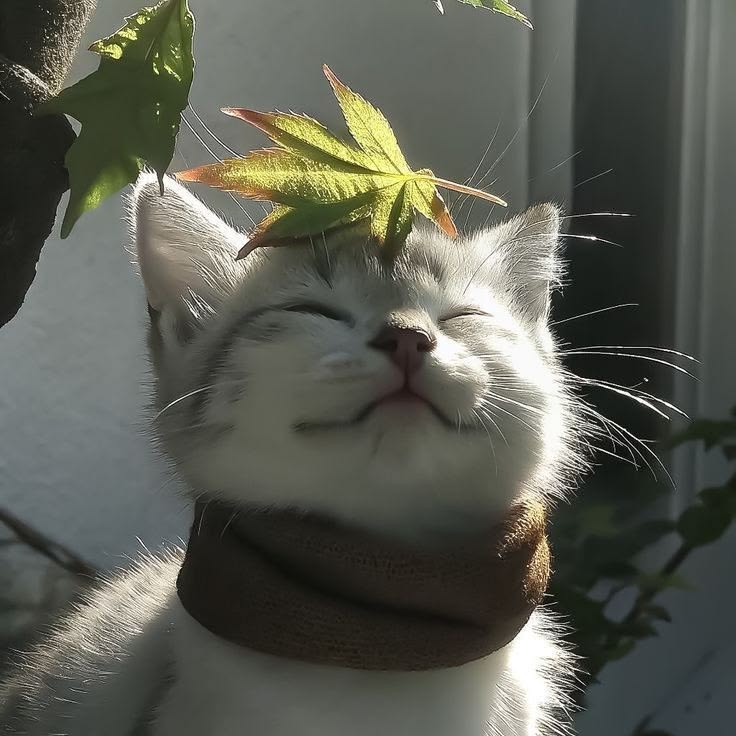
#> input picture Test_ims/896f98f3abf5b0a9bbfcb500700a0c84.jpg, 736 x 736 px
$ python -i style_signature.py   (imports and definitions only)   (older library calls are emulated)
#> lines starting #> are read from the running program, lines starting #| are printed output that depends on the picture; after the words box and inside, x2 and y2 are one past the last pixel; in counts of white or black regions, pixels touching at a corner belong together
#> further down, picture is the input picture: PIL image 736x736 RGB; mean R, G, B 89.8, 91.8, 82.1
from __future__ import annotations

from dataclasses import dataclass

import cv2
import numpy as np
from PIL import Image

FACTOR_ORDER = ("palette", "tone", "stroke_orientation", "texture")


def _l1_histogram(values: np.ndarray, bins: int, value_range: tuple[float, float]) -> np.ndarray:
    histogram, _ = np.histogram(values.reshape(-1), bins=bins, range=value_range)
    result = histogram.astype(np.float32)
    total = float(result.sum())
    return result / total if total > 0 else result


# [10 lines left out: functions _normalized, _histogram_intersection, not called in this run]


@dataclass(frozen=True, slots=True)
class StyleSignature:
    palette: np.ndarray
    tone: np.ndarray
    stroke_orientation: np.ndarray
    texture: np.ndarray

    # [10 lines left out: function vector, not called in this run]


class DiagnosticStyleEmbeddingProvider:
    """Content-agnostic-ish visual-style diagnostics with no learned weights.

    The descriptor deliberately exposes its factors. It is useful as a transparent fallback
    and UI explanation layer, but it must never be represented as an artist-attribution model.
    """

    name = "diagnostic-style-signature-v1"
    model_identity = "CREATORPROOF_DIAGNOSTIC_STYLE_SIGNATURE_V1"
    preprocessing_identity = "PALETTE_TONE_EDGE_TEXTURE_256_V1"
    dimensions = 236
    learned = False
    device = "cpu"

    @property
    def available(self) -> bool:
        return True

    @property
    def unavailable_reason(self) -> None:
        return None

    # [8 lines left out: function status, not called in this run]

    def embed(self, image: Image.Image) -> np.ndarray:
        return style_signature(image).vector()

    def embed_many(self, images: list[Image.Image]) -> list[np.ndarray]:
        return [self.embed(image) for image in images]

    # [5 lines left out: function similarity, not called in this run]


def style_signature(image: Image.Image) -> StyleSignature:
    rgb = np.asarray(image.convert("RGB").resize((256, 256), Image.Resampling.LANCZOS))
    hsv = cv2.cvtColor(rgb, cv2.COLOR_RGB2HSV)
#> hsv: shape (256, 256, 3); mean H, S, V 46.6, 36.9, 93.3
    gray = cv2.cvtColor(rgb, cv2.COLOR_RGB2GRAY)

    # 3-D HSV color distribution: hue receives more resolution than saturation/value.
    palette, _ = np.histogramdd(
        hsv.reshape(-1, 3),
        bins=(12, 4, 4),
        range=((0, 180), (0, 256), (0, 256)),
    )
    palette = palette.astype(np.float32).reshape(-1)
#> palette = 192 values, max 12499 at index 33, min 0 at index 13, mean 341.3
    palette /= max(float(palette.sum()), 1.0)
#> palette = 192 values, max 0.191 at index 33, min 0 at index 13, mean 0.00521

    tone = _l1_histogram(gray, bins=16, value_range=(0, 256))
#> in _l1_histogram, `histogram, _ = np.histogram(values.reshape(-1), bins=bins, range=value..`: histogram = [61, 5798, 7882, 8160, 9077, 8999, 7566, 6722, 3802, 1437, 1116, 1065, 1068, 1001, 703, 1079]
#> in _l1_histogram, `result = histogram.astype(np.float32)`: result has the same summary as histogram
#> in _l1_histogram, `total = float(result.sum())`: total = 65536
#> tone = [0.000931, 0.0885, 0.12, 0.125, 0.139, 0.137, 0.115, 0.103, 0.058, 0.0219, 0.017, 0.0163, 0.0163, 0.0153, 0.0107, 0.0165]

    gray_float = gray.astype(np.float32) / 255.0
    gradient_x = cv2.Sobel(gray_float, cv2.CV_32F, 1, 0, ksize=3)
    gradient_y = cv2.Sobel(gray_float, cv2.CV_32F, 0, 1, ksize=3)
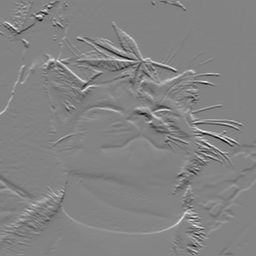
#> gradient_y: shape (256, 256) float32; min -2.84, max 2.68, mean -0.00231; drawn with min black and max white
    magnitude, angle = cv2.cartToPolar(gradient_x, gradient_y, angleInDegrees=True)
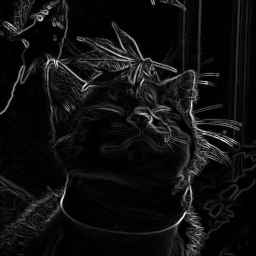
#> magnitude: shape (256, 256) float32; min 0, max 3.17, mean 0.204; drawn with min black and max white
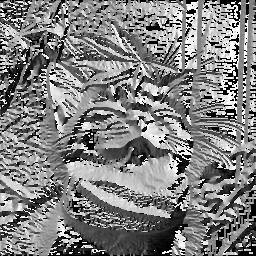
#> angle: shape (256, 256) float32; min 0, max 360, mean 181.2; drawn with min black and max white
    orientation = np.mod(angle, 180.0)
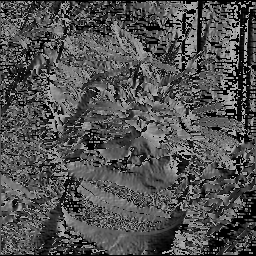
#> orientation: shape (256, 256) float32; min 0, max 180, mean 81.8
    orientation_hist, _ = np.histogram(
        orientation.reshape(-1),
        bins=12,
        range=(0.0, 180.0),
        weights=magnitude.reshape(-1),
    )
#> orientation_hist = [1563.5, 975, 949.6, 803, 832.6, 996, 1413.4, 1480, 1333.5, 1068.6, 927.7, 1025.9]
    orientation_hist = orientation_hist.astype(np.float32)
    orientation_hist /= max(float(orientation_hist.sum()), 1e-12)
#> orientation_hist = [0.117, 0.0729, 0.071, 0.0601, 0.0623, 0.0745, 0.106, 0.111, 0.0997, 0.0799, 0.0694, 0.0767]

    # Rotation-unaware 8-neighbour LBP compressed into 16 bins. It gives a cheap, transparent
    # texture statistic without pretending that the tiles identify semantic objects.
    center = gray[1:-1, 1:-1]
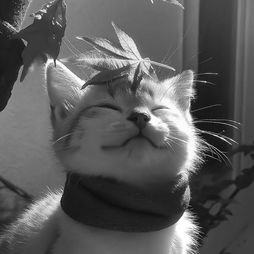
#> center: shape (254, 254); min 3, max 255, mean 90.2
    neighbours = (
        gray[:-2, :-2],
        gray[:-2, 1:-1],
        gray[:-2, 2:],
        gray[1:-1, 2:],
        gray[2:, 2:],
        gray[2:, 1:-1],
        gray[2:, :-2],
        gray[1:-1, :-2],
    )
    lbp = np.zeros(center.shape, dtype=np.uint8)
    for bit, neighbour in enumerate(neighbours):
        lbp |= (neighbour >= center).astype(np.uint8) << bit
#> this loop made 8 passes
#> pass 1, in style_signature, `lbp |= (neighbour >= center).astype(np.uint8) << bit`:
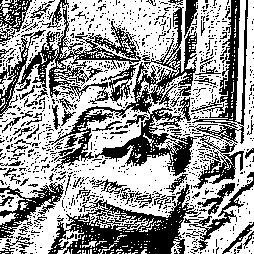
#> lbp: shape (254, 254); values 0 (black) and 1 (white), 60.3% white; 1054 black regions (970 under 20 px), largest, box (x1, y1, x2, y2) and area: (49, 6, 197, 176) 5269, (48, 184, 198, 254) 4138, (0, 6, 141, 117) 3490
#> after the loop:
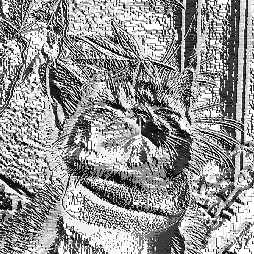
#> lbp: shape (254, 254); min 0, max 255, mean 149.1
    texture = _l1_histogram(lbp, bins=16, value_range=(0, 256))
#> texture = [0.117, 0.0676, 0.0174, 0.0949, 0.0144, 0.0076, 0.0116, 0.0691, 0.0961, 0.0245, 0.01, 0.0307, 0.072, 0.0182, 0.0861, 0.263]

    return StyleSignature(
        palette=palette,
        tone=tone,
        stroke_orientation=orientation_hist,
        texture=texture,
    )


# [123 lines left out: functions compare_signatures, dominant_palette, _tiles, cross_content_style_map, explain_style_pair, not called in this run]

>>> from PIL import Image
>>> picture = Image.open('../../../../Test_ims/896f98f3abf5b0a9bbfcb500700a0c84.jpg')
>>> result = style_signature(picture)
